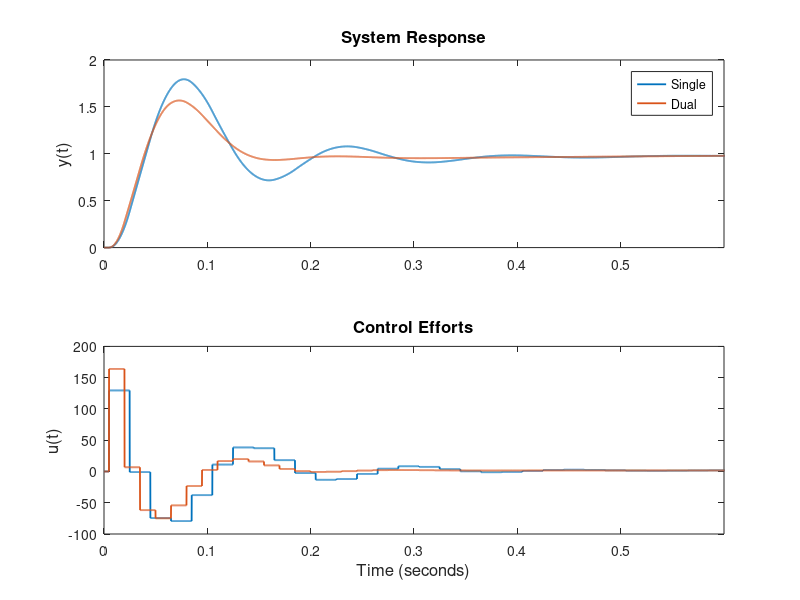

Source code (MATLAB):
% load single
load("motivation_single.mat")
u1 = u;
y1 = y;

% load dual
load("motivation_dual_new.mat")
u2 = u;
y2 = y;



% plot system response
subplot(2,1,1)
plot(t,y1, 'LineWidth', 1.3)
hold on
plot(t,y2, 'LineWidth', 1.3)

xlim([0 0.6])
ylabel("y(t)",'FontSize',12)
title("System Response",'FontSize',12)

legend("Single", "Dual")


% plot control inputs
subplot(2,1,2)
plot(t,u1, 'LineWidth', 1.3)
hold on
plot(t,u2, 'LineWidth', 1.3)

xlim([0 0.6])
ylabel("u(t)",'FontSize',12)
title("Control Efforts",'FontSize',12)
xlabel("Time (seconds)",'FontSize',12)

